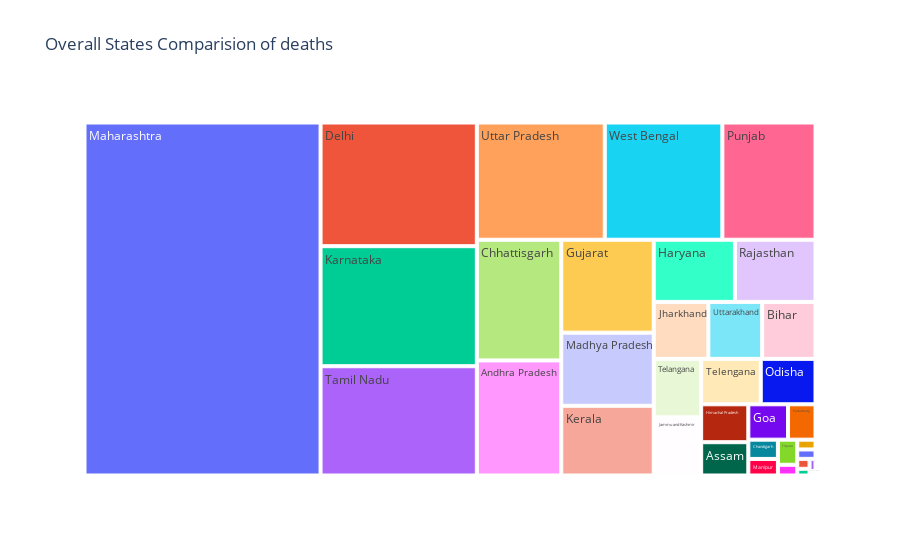

Notebook code cell kept with this figure:
### Markdown cell above
# In the Next cell we'll see this in a better visualization 
# Which states are more affected by the virus?

### Code cell
px.treemap(state_cases,path=["State/UnionTerritory"],values="Deaths",title="Overall States Comparision of deaths")

### Figure 1 — Plotly figure (JSON) as saved in the notebook; plotly's stock layout.template omitted (floating-point values rounded to 4 significant figures)
{"data": [{"branchvalues": "total", "domain": {"x": [0, 1], "y": [0, 1]}, "hovertemplate": "labels=%{label}<br>Deaths=%{value}<br>parent=%{parent}<br>id=%{id}<extra></extra>", "ids": ["Andaman and Nicobar Islands", "Andhra Pradesh", "Arunachal Pradesh", "Assam", "Bihar", "Cases being reassigned to states", "Chandigarh", "Chhattisgarh", "Dadra and Nagar Haveli and Daman and Diu", "Daman & Diu", "Delhi", "Goa", "Gujarat", "Haryana", "Himachal Pradesh", "Jammu and Kashmir", "Jharkhand", "Karnataka", "Kerala", "Ladakh", "Lakshadweep", "Madhya Pradesh", "Maharashtra", "Manipur", "Meghalaya", "Mizoram", "Nagaland", "Odisha", "Puducherry", "Punjab", "Rajasthan", "Sikkim", "Tamil Nadu", "Telangana", "Telengana", "Tripura", "Unassigned", "Uttar Pradesh", "Uttarakhand", "West Bengal"], "labels": ["Andaman and Nicobar Islands", "Andhra Pradesh", "Arunachal Pradesh", "Assam", "Bihar", "Cases being reassigned to states", "Chandigarh", "Chhattisgarh", "Dadra and Nagar Haveli and Daman and Diu", "Daman & Diu", "Delhi", "Goa", "Gujarat", "Haryana", "Himachal Pradesh", "Jammu and Kashmir", "Jharkhand", "Karnataka", "Kerala", "Ladakh", "Lakshadweep", "Madhya Pradesh", "Maharashtra", "Manipur", "Meghalaya", "Mizoram", "Nagaland", "Odisha", "Puducherry", "Punjab", "Rajasthan", "Sikkim", "Tamil Nadu", "Telangana", "Telengana", "Tripura", "Unassigned", "Uttar Pradesh", "Uttarakhand", "West Bengal"], "name": "", "parents": ["", "", "", "", "", "", "", "", "", "", "", "", "", "", "", "", "", "", "", "", "", "", "", "", "", "", "", "", "", "", "", "", "", "", "", "", "", "", "", ""], "type": "treemap", "values": [67, 7928, 59, 1281, 2480, 0, 465, 8312, 4, 0, 15772, 1146, 7010, 4118, 1460, 2253, 2540, 15306, 5259, 140, 4, 5519, 67985, 400, 169, 14, 100, 2029, 793, 8909, 4084, 146, 13933, 2261, 2208, 396, 0, 12238, 2502, 11248]}], "layout": {"legend": {"tracegroupgap": 0}, "title": {"text": "Overall States Comparision of deaths"}}}
